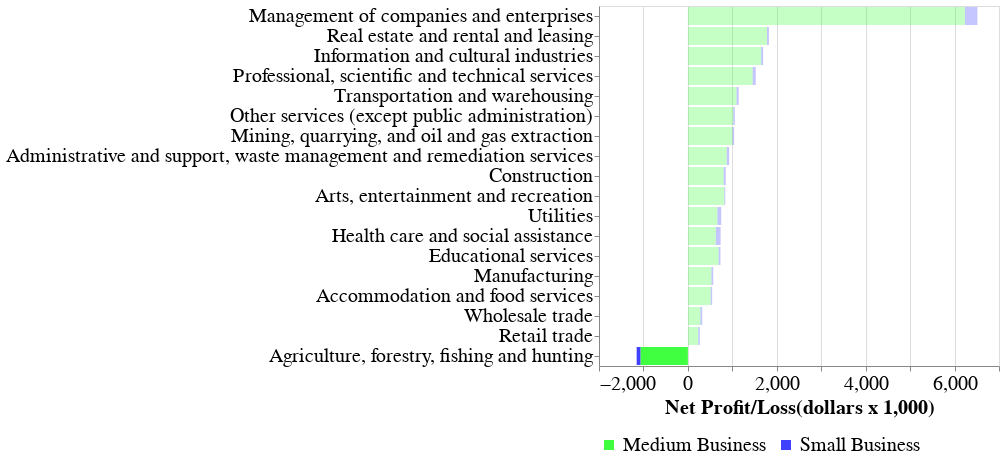

Notebook code for this chart:
### Code cell
netProfit2019.configure_axis(labelLimit=1000, labelFontSize=20, titleFontSize=20).configure_legend(
titleFontSize=20,
labelFontSize=20
)

### Figure 1 — Vega-Lite specification as saved in the notebook (floating-point values rounded to 4 significant figures)
{"config": {"view": {"continuousWidth": 400, "continuousHeight": 300}, "axis": {"labelFontSize": 20, "labelLimit": 1000, "titleFontSize": 20}, "legend": {"labelFontSize": 20, "titleFontSize": 20}}, "data": {"name": "data-3d74634cce607c8e75c706fc66a16074"}, "mark": "bar", "encoding": {"color": {"type": "nominal", "field": "Business type", "legend": {"orient": "bottom", "title": null}, "scale": {"scheme": "sinebow"}}, "opacity": {"condition": {"value": 1.0, "test": "(datum['North American Industry Classification System, NAICS'] === 'Agriculture, forestry, fishing and hunting')"}, "value": 0.3}, "x": {"type": "quantitative", "field": "Net Profit/Loss", "title": "Net Profit/Loss(dollars x 1,000)"}, "y": {"type": "nominal", "field": "North American Industry Classification System, NAICS", "sort": "-x", "title": ""}}, "$schema": "https://vega.github.io/schema/vega-lite/v4.8.1.json", "datasets": {"data-3d74634cce607c8e75c706fc66a16074": [{"North American Industry Classification System, NAICS - code": "11", "North American Industry Classification System, NAICS": "Agriculture, forestry, fishing and hunting", "Reference year": 2019.0, "Total number of businesses": 50730.0, "Average revenue": 645.3, "Average expenses": 735.1, "Net Profit/Loss": -89.8, "Sales of goods and services ( percent of total revenue)": null, "Gross margin (%)": 95.5, "Cost of sales (direct expenses) (%)": 4.5, "Operating expenses (indirect expenses) (%)": 109.4, "Business type": "Small Business", "Total revenue": 32740000.0, "Total expenses": 37290000.0}, {"North American Industry Classification System, NAICS - code": "21", "North American Industry Classification System, NAICS": "Mining, quarrying, and oil and gas extraction", "Reference year": 2019.0, "Total number of businesses": 5153.0, "Average revenue": 400.4, "Average expenses": 365.3, "Net Profit/Loss": 35.1, "Sales of goods and services ( percent of total revenue)": null, "Gross margin (%)": 81.9, "Cost of sales (direct expenses) (%)": 18.1, "Operating expenses (indirect expenses) (%)": 73.1, "Business type": "Small Business", "Total revenue": 2063000.0, "Total expenses": 1882000.0}, {"North American Industry Classification System, NAICS - code": "22", "North American Industry Classification System, NAICS": "Utilities", "Reference year": 2019.0, "Total number of businesses": 453.0, "Average revenue": 606.7, "Average expenses": 520.8, "Net Profit/Loss": 85.9, "Sales of goods and services ( percent of total revenue)": null, "Gross margin (%)": 72.9, "Cost of sales (direct expenses) (%)": 27.1, "Operating expenses (indirect expenses) (%)": 58.8, "Business type": "Small Business", "Total revenue": 274800.0, "Total expenses": 235900.0}, {"North American Industry Classification System, NAICS - code": "23", "North American Industry Classification System, NAICS": "Construction", "Reference year": 2019.0, "Total number of businesses": 47920.0, "Average revenue": 452.7, "Average expenses": 404.3, "Net Profit/Loss": 48.4, "Sales of goods and services ( percent of total revenue)": null, "Gross margin (%)": 48.1, "Cost of sales (direct expenses) (%)": 51.9, "Operating expenses (indirect expenses) (%)": 37.4, "Business type": "Small Business", "Total revenue": 21690000.0, "Total expenses": 19370000.0}, {"North American Industry Classification System, NAICS - code": "31-33", "North American Industry Classification System, NAICS": "Manufacturing", "Reference year": 2019.0, "Total number of businesses": 10290.0, "Average revenue": 658.0, "Average expenses": 616.0, "Net Profit/Loss": 42.0, "Sales of goods and services ( percent of total revenue)": null, "Gross margin (%)": 41.6, "Cost of sales (direct expenses) (%)": 58.4, "Operating expenses (indirect expenses) (%)": 35.2, "Business type": "Small Business", "Total revenue": 6770000.0, "Total expenses": 6337000.0}, {"North American Industry Classification System, NAICS - code": "41", "North American Industry Classification System, NAICS": "Wholesale trade", "Reference year": 2019.0, "Total number of businesses": 6647.0, "Average revenue": 772.1, "Average expenses": 729.5, "Net Profit/Loss": 42.5, "Sales of goods and services ( percent of total revenue)": null, "Gross margin (%)": 38.1, "Cost of sales (direct expenses) (%)": 61.9, "Operating expenses (indirect expenses) (%)": 32.6, "Business type": "Small Business", "Total revenue": 5132000.0, "Total expenses": 4849000.0}, {"North American Industry Classification System, NAICS - code": "44-45", "North American Industry Classification System, NAICS": "Retail trade", "Reference year": 2019.0, "Total number of businesses": 22620.0, "Average revenue": 849.9, "Average expenses": 814.6, "Net Profit/Loss": 35.4, "Sales of goods and services ( percent of total revenue)": null, "Gross margin (%)": 30.0, "Cost of sales (direct expenses) (%)": 70.0, "Operating expenses (indirect expenses) (%)": 25.8, "Business type": "Small Business", "Total revenue": 19220000.0, "Total expenses": 18430000.0}, {"North American Industry Classification System, NAICS - code": "48-49", "North American Industry Classification System, NAICS": "Transportation and warehousing", "Reference year": 2019.0, "Total number of businesses": 21500.0, "Average revenue": 437.9, "Average expenses": 388.5, "Net Profit/Loss": 49.4, "Sales of goods and services ( percent of total revenue)": null, "Gross margin (%)": 82.6, "Cost of sales (direct expenses) (%)": 17.4, "Operating expenses (indirect expenses) (%)": 71.3, "Business type": "Small Business", "Total revenue": 9415000.0, "Total expenses": 8353000.0}, {"North American Industry Classification System, NAICS - code": "51", "North American Industry Classification System, NAICS": "Information and cultural industries", "Reference year": 2019.0, "Total number of businesses": 2009.0, "Average revenue": 308.0, "Average expenses": 262.7, "Net Profit/Loss": 45.3, "Sales of goods and services ( percent of total revenue)": null, "Gross margin (%)": 71.3, "Cost of sales (direct expenses) (%)": 28.7, "Operating expenses (indirect expenses) (%)": 56.6, "Business type": "Small Business", "Total revenue": 618800.0, "Total expenses": 527800.0}, {"North American Industry Classification System, NAICS - code": "53", "North American Industry Classification System, NAICS": "Real estate and rental and leasing", "Reference year": 2019.0, "Total number of businesses": 37440.0, "Average revenue": 172.8, "Average expenses": 129.4, "Net Profit/Loss": 43.3, "Sales of goods and services ( percent of total revenue)": null, "Gross margin (%)": 92.7, "Cost of sales (direct expenses) (%)": 7.3, "Operating expenses (indirect expenses) (%)": 67.6, "Business type": "Small Business", "Total revenue": 6469000.0, "Total expenses": 4844000.0}, {"North American Industry Classification System, NAICS - code": "54", "North American Industry Classification System, NAICS": "Professional, scientific and technical services", "Reference year": 2019.0, "Total number of businesses": 23910.0, "Average revenue": 240.8, "Average expenses": 170.4, "Net Profit/Loss": 70.4, "Sales of goods and services ( percent of total revenue)": null, "Gross margin (%)": 84.1, "Cost of sales (direct expenses) (%)": 15.9, "Operating expenses (indirect expenses) (%)": 54.9, "Business type": "Small Business", "Total revenue": 5757000.0, "Total expenses": 4074000.0}, {"North American Industry Classification System, NAICS - code": "55", "North American Industry Classification System, NAICS": "Management of companies and enterprises", "Reference year": 2019.0, "Total number of businesses": 1836.0, "Average revenue": 501.4, "Average expenses": 221.1, "Net Profit/Loss": 280.3, "Sales of goods and services ( percent of total revenue)": null, "Gross margin (%)": 94.9, "Cost of sales (direct expenses) (%)": 5.1, "Operating expenses (indirect expenses) (%)": 39.0, "Business type": "Small Business", "Total revenue": 920600.0, "Total expenses": 405900.0}, {"North American Industry Classification System, NAICS - code": "56", "North American Industry Classification System, NAICS": "Administrative and support, waste management and remediation services", "Reference year": 2019.0, "Total number of businesses": 12330.0, "Average revenue": 304.9, "Average expenses": 250.6, "Net Profit/Loss": 54.3, "Sales of goods and services ( percent of total revenue)": null, "Gross margin (%)": 71.7, "Cost of sales (direct expenses) (%)": 28.3, "Operating expenses (indirect expenses) (%)": 53.9, "Business type": "Small Business", "Total revenue": 3759000.0, "Total expenses": 3089000.0}, {"North American Industry Classification System, NAICS - code": "61", "North American Industry Classification System, NAICS": "Educational services", "Reference year": 2019.0, "Total number of businesses": 1898.0, "Average revenue": 224.4, "Average expenses": 183.5, "Net Profit/Loss": 40.9, "Sales of goods and services ( percent of total revenue)": null, "Gross margin (%)": 85.9, "Cost of sales (direct expenses) (%)": 14.1, "Operating expenses (indirect expenses) (%)": 67.7, "Business type": "Small Business", "Total revenue": 425900.0, "Total expenses": 348300.0}, {"North American Industry Classification System, NAICS - code": "62", "North American Industry Classification System, NAICS": "Health care and social assistance", "Reference year": 2019.0, "Total number of businesses": 19860.0, "Average revenue": 324.5, "Average expenses": 216.3, "Net Profit/Loss": 108.2, "Sales of goods and services ( percent of total revenue)": null, "Gross margin (%)": 94.0, "Cost of sales (direct expenses) (%)": 6.0, "Operating expenses (indirect expenses) (%)": 60.6, "Business type": "Small Business", "Total revenue": 6444000.0, "Total expenses": 4296000.0}, {"North American Industry Classification System, NAICS - code": "71", "North American Industry Classification System, NAICS": "Arts, entertainment and recreation", "Reference year": 2019.0, "Total number of businesses": 5717.0, "Average revenue": 272.4, "Average expenses": 249.5, "Net Profit/Loss": 22.9, "Sales of goods and services ( percent of total revenue)": null, "Gross margin (%)": 76.9, "Cost of sales (direct expenses) (%)": 23.1, "Operating expenses (indirect expenses) (%)": 68.5, "Business type": "Small Business", "Total revenue": 1557000.0, "Total expenses": 1426000.0}, {"North American Industry Classification System, NAICS - code": "72", "North American Industry Classification System, NAICS": "Accommodation and food services", "Reference year": 2019.0, "Total number of businesses": 16210.0, "Average revenue": 507.3, "Average expenses": 475.9, "Net Profit/Loss": 31.4, "Sales of goods and services ( percent of total revenue)": null, "Gross margin (%)": 63.0, "Cost of sales (direct expenses) (%)": 37.0, "Operating expenses (indirect expenses) (%)": 56.8, "Business type": "Small Business", "Total revenue": 8222000.0, "Total expenses": 7713000.0}, {"North American Industry Classification System, NAICS - code": "81", "North American Industry Classification System, NAICS": "Other services (except public administration)", "Reference year": 2019.0, "Total number of businesses": 25940.0, "Average revenue": 301.6, "Average expenses": 264.8, "Net Profit/Loss": 36.8, "Sales of goods and services ( percent of total revenue)": null, "Gross margin (%)": 61.3, "Cost of sales (direct expenses) (%)": 38.7, "Operating expenses (indirect expenses) (%)": 49.1, "Business type": "Small Business", "Total revenue": 7824000.0, "Total expenses": 6869000.0}, {"North American Industry Classification System, NAICS - code": "11", "North American Industry Classification System, NAICS": "Agriculture, forestry, fishing and hunting", "Reference year": 2019.0, "Total number of businesses": 1216.0, "Average revenue": 8432.0, "Average expenses": 9495.0, "Net Profit/Loss": -1063.0, "Sales of goods and services ( percent of total revenue)": 91.5, "Gross margin (%)": 82.5, "Cost of sales (direct expenses) (%)": 16.0, "Operating expenses (indirect expenses) (%)": 96.6, "Business type": "Medium Business", "Total revenue": 10250000.0, "Total expenses": 11550000.0}, {"North American Industry Classification System, NAICS - code": "21", "North American Industry Classification System, NAICS": "Mining, quarrying, and oil and gas extraction", "Reference year": 2019.0, "Total number of businesses": 175.0, "Average revenue": 9371.0, "Average expenses": 8367.0, "Net Profit/Loss": 1004.0, "Sales of goods and services ( percent of total revenue)": 96.9, "Gross margin (%)": 57.6, "Cost of sales (direct expenses) (%)": 41.1, "Operating expenses (indirect expenses) (%)": 48.2, "Business type": "Medium Business", "Total revenue": 1640000.0, "Total expenses": 1464000.0}, {"North American Industry Classification System, NAICS - code": "22", "North American Industry Classification System, NAICS": "Utilities", "Reference year": 2019.0, "Total number of businesses": 27.0, "Average revenue": 9614.0, "Average expenses": 8950.0, "Net Profit/Loss": 664.4, "Sales of goods and services ( percent of total revenue)": 95.6, "Gross margin (%)": 47.7, "Cost of sales (direct expenses) (%)": 50.0, "Operating expenses (indirect expenses) (%)": 43.1, "Business type": "Medium Business", "Total revenue": 259600.0, "Total expenses": 241700.0}, {"North American Industry Classification System, NAICS - code": "23", "North American Industry Classification System, NAICS": "Construction", "Reference year": 2019.0, "Total number of businesses": 962.0, "Average revenue": 9003.0, "Average expenses": 8199.0, "Net Profit/Loss": 803.7, "Sales of goods and services ( percent of total revenue)": 98.6, "Gross margin (%)": 32.8, "Cost of sales (direct expenses) (%)": 66.3, "Operating expenses (indirect expenses) (%)": 24.8, "Business type": "Medium Business", "Total revenue": 8661000.0, "Total expenses": 7888000.0}, {"North American Industry Classification System, NAICS - code": "31-33", "North American Industry Classification System, NAICS": "Manufacturing", "Reference year": 2019.0, "Total number of businesses": 867.0, "Average revenue": 9949.0, "Average expenses": 9421.0, "Net Profit/Loss": 527.9, "Sales of goods and services ( percent of total revenue)": 98.8, "Gross margin (%)": 26.8, "Cost of sales (direct expenses) (%)": 72.3, "Operating expenses (indirect expenses) (%)": 22.4, "Business type": "Medium Business", "Total revenue": 8626000.0, "Total expenses": 8168000.0}, {"North American Industry Classification System, NAICS - code": "41", "North American Industry Classification System, NAICS": "Wholesale trade", "Reference year": 2019.0, "Total number of businesses": 784.0, "Average revenue": 9842.0, "Average expenses": 9562.0, "Net Profit/Loss": 280.4, "Sales of goods and services ( percent of total revenue)": 98.7, "Gross margin (%)": 20.8, "Cost of sales (direct expenses) (%)": 78.2, "Operating expenses (indirect expenses) (%)": 19.0, "Business type": "Medium Business", "Total revenue": 7716000.0, "Total expenses": 7496000.0}, {"North American Industry Classification System, NAICS - code": "44-45", "North American Industry Classification System, NAICS": "Retail trade", "Reference year": 2019.0, "Total number of businesses": 2035.0, "Average revenue": 9747.0, "Average expenses": 9514.0, "Net Profit/Loss": 232.6, "Sales of goods and services ( percent of total revenue)": 98.4, "Gross margin (%)": 20.5, "Cost of sales (direct expenses) (%)": 78.2, "Operating expenses (indirect expenses) (%)": 19.4, "Business type": "Medium Business", "Total revenue": 19830000.0, "Total expenses": 19360000.0}, {"North American Industry Classification System, NAICS - code": "48-49", "North American Industry Classification System, NAICS": "Transportation and warehousing", "Reference year": 2019.0, "Total number of businesses": 507.0, "Average revenue": 9249.0, "Average expenses": 8155.0, "Net Profit/Loss": 1094.0, "Sales of goods and services ( percent of total revenue)": 98.0, "Gross margin (%)": 63.5, "Cost of sales (direct expenses) (%)": 35.8, "Operating expenses (indirect expenses) (%)": 52.4, "Business type": "Medium Business", "Total revenue": 4689000.0, "Total expenses": 4135000.0}, {"North American Industry Classification System, NAICS - code": "51", "North American Industry Classification System, NAICS": "Information and cultural industries", "Reference year": 2019.0, "Total number of businesses": 32.0, "Average revenue": 9369.0, "Average expenses": 7721.0, "Net Profit/Loss": 1648.0, "Sales of goods and services ( percent of total revenue)": 88.1, "Gross margin (%)": 79.5, "Cost of sales (direct expenses) (%)": 18.1, "Operating expenses (indirect expenses) (%)": 64.3, "Business type": "Medium Business", "Total revenue": 299800.0, "Total expenses": 247100.0}, {"North American Industry Classification System, NAICS - code": "53", "North American Industry Classification System, NAICS": "Real estate and rental and leasing", "Reference year": 2019.0, "Total number of businesses": 100.0, "Average revenue": 8662.0, "Average expenses": 6883.0, "Net Profit/Loss": 1780.0, "Sales of goods and services ( percent of total revenue)": 65.4, "Gross margin (%)": 63.2, "Cost of sales (direct expenses) (%)": 24.1, "Operating expenses (indirect expenses) (%)": 55.4, "Business type": "Medium Business", "Total revenue": 866200.0, "Total expenses": 688300.0}, {"North American Industry Classification System, NAICS - code": "54", "North American Industry Classification System, NAICS": "Professional, scientific and technical services", "Reference year": 2019.0, "Total number of businesses": 81.0, "Average revenue": 8034.0, "Average expenses": 6577.0, "Net Profit/Loss": 1457.0, "Sales of goods and services ( percent of total revenue)": 98.5, "Gross margin (%)": 64.6, "Cost of sales (direct expenses) (%)": 34.8, "Operating expenses (indirect expenses) (%)": 47.0, "Business type": "Medium Business", "Total revenue": 650800.0, "Total expenses": 532800.0}, {"North American Industry Classification System, NAICS - code": "55", "North American Industry Classification System, NAICS": "Management of companies and enterprises", "Reference year": 2019.0, "Total number of businesses": 47.0, "Average revenue": 10520.0, "Average expenses": 4287.0, "Net Profit/Loss": 6234.0, "Sales of goods and services ( percent of total revenue)": 39.6, "Gross margin (%)": 63.2, "Cost of sales (direct expenses) (%)": 14.6, "Operating expenses (indirect expenses) (%)": 26.2, "Business type": "Medium Business", "Total revenue": 494500.0, "Total expenses": 201500.0}, {"North American Industry Classification System, NAICS - code": "56", "North American Industry Classification System, NAICS": "Administrative and support, waste management and remediation services", "Reference year": 2019.0, "Total number of businesses": 135.0, "Average revenue": 8718.0, "Average expenses": 7843.0, "Net Profit/Loss": 874.4, "Sales of goods and services ( percent of total revenue)": 91.4, "Gross margin (%)": 57.2, "Cost of sales (direct expenses) (%)": 39.1, "Operating expenses (indirect expenses) (%)": 50.9, "Business type": "Medium Business", "Total revenue": 1177000.0, "Total expenses": 1059000.0}, {"North American Industry Classification System, NAICS - code": "61", "North American Industry Classification System, NAICS": "Educational services", "Reference year": 2019.0, "Total number of businesses": 14.0, "Average revenue": 7173.0, "Average expenses": 6482.0, "Net Profit/Loss": 691.0, "Sales of goods and services ( percent of total revenue)": 45.8, "Gross margin (%)": 97.3, "Cost of sales (direct expenses) (%)": 1.2, "Operating expenses (indirect expenses) (%)": 89.1, "Business type": "Medium Business", "Total revenue": 100400.0, "Total expenses": 90750.0}, {"North American Industry Classification System, NAICS - code": "62", "North American Industry Classification System, NAICS": "Health care and social assistance", "Reference year": 2019.0, "Total number of businesses": 88.0, "Average revenue": 8722.0, "Average expenses": 8094.0, "Net Profit/Loss": 628.1, "Sales of goods and services ( percent of total revenue)": 67.6, "Gross margin (%)": 83.0, "Cost of sales (direct expenses) (%)": 11.5, "Operating expenses (indirect expenses) (%)": 81.3, "Business type": "Medium Business", "Total revenue": 767500.0, "Total expenses": 712200.0}, {"North American Industry Classification System, NAICS - code": "71", "North American Industry Classification System, NAICS": "Arts, entertainment and recreation", "Reference year": 2019.0, "Total number of businesses": 41.0, "Average revenue": 8953.0, "Average expenses": 8135.0, "Net Profit/Loss": 818.4, "Sales of goods and services ( percent of total revenue)": 75.0, "Gross margin (%)": 57.1, "Cost of sales (direct expenses) (%)": 32.2, "Operating expenses (indirect expenses) (%)": 58.7, "Business type": "Medium Business", "Total revenue": 367100.0, "Total expenses": 333500.0}, {"North American Industry Classification System, NAICS - code": "72", "North American Industry Classification System, NAICS": "Accommodation and food services", "Reference year": 2019.0, "Total number of businesses": 203.0, "Average revenue": 8599.0, "Average expenses": 8085.0, "Net Profit/Loss": 514.2, "Sales of goods and services ( percent of total revenue)": 97.6, "Gross margin (%)": 55.3, "Cost of sales (direct expenses) (%)": 43.6, "Operating expenses (indirect expenses) (%)": 50.4, "Business type": "Medium Business", "Total revenue": 1746000.0, "Total expenses": 1641000.0}, {"North American Industry Classification System, NAICS - code": "81", "North American Industry Classification System, NAICS": "Other services (except public administration)", "Reference year": 2019.0, "Total number of businesses": 132.0, "Average revenue": 8666.0, "Average expenses": 7646.0, "Net Profit/Loss": 1020.0, "Sales of goods and services ( percent of total revenue)": 86.7, "Gross margin (%)": 40.8, "Cost of sales (direct expenses) (%)": 51.4, "Operating expenses (indirect expenses) (%)": 36.9, "Business type": "Medium Business", "Total revenue": 1144000.0, "Total expenses": 1009000.0}]}}
